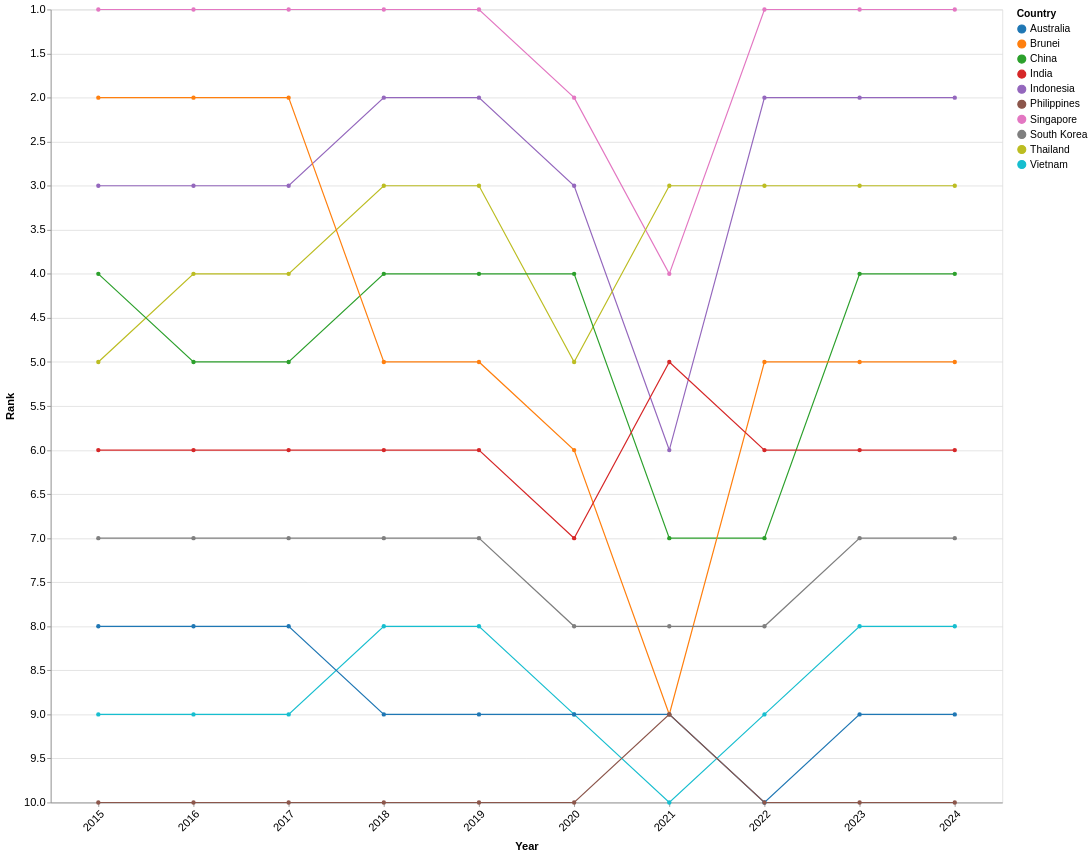

The Vega-Lite source for this figure:
### Vega-Lite specification from a JSON file in a GitHub repository (floating-point values rounded to 4 significant figures)
{"$schema": "https://vega.github.io/schema/vega-lite/v5.json", "width": 1200, "height": 1000, "data": {"values": [{"Country": "Singapore", "year": 2024, "Visitors": 4276007, "rank": 1}, {"Country": "Singapore", "year": 2023, "Visitors": 8308230, "rank": 1}, {"Country": "Singapore", "year": 2022, "Visitors": 5222991, "rank": 1}, {"Country": "Singapore", "year": 2021, "Visitors": 16308, "rank": 4}, {"Country": "Singapore", "year": 2020, "Visitors": 1545255, "rank": 2}, {"Country": "Singapore", "year": 2019, "Visitors": 10163882, "rank": 1}, {"Country": "Singapore", "year": 2018, "Visitors": 10615986, "rank": 1}, {"Country": "Singapore", "year": 2017, "Visitors": 12441713, "rank": 1}, {"Country": "Singapore", "year": 2016, "Visitors": 13272961, "rank": 1}, {"Country": "Singapore", "year": 2015, "Visitors": 12930754, "rank": 1}, {"Country": "Indonesia", "year": 2024, "Visitors": 1786630, "rank": 2}, {"Country": "Indonesia", "year": 2023, "Visitors": 3108165, "rank": 2}, {"Country": "Indonesia", "year": 2022, "Visitors": 1481739, "rank": 2}, {"Country": "Indonesia", "year": 2021, "Visitors": 11025, "rank": 6}, {"Country": "Indonesia", "year": 2020, "Visitors": 711723, "rank": 3}, {"Country": "Indonesia", "year": 2019, "Visitors": 3623277, "rank": 2}, {"Country": "Indonesia", "year": 2018, "Visitors": 3277689, "rank": 2}, {"Country": "Indonesia", "year": 2017, "Visitors": 2796570, "rank": 3}, {"Country": "Indonesia", "year": 2016, "Visitors": 3049964, "rank": 3}, {"Country": "Indonesia", "year": 2015, "Visitors": 2788033, "rank": 3}, {"Country": "Thailand", "year": 2024, "Visitors": 813783, "rank": 3}, {"Country": "Thailand", "year": 2023, "Visitors": 1551282, "rank": 3}, {"Country": "Thailand", "year": 2022, "Visitors": 715528, "rank": 3}, {"Country": "Thailand", "year": 2021, "Visitors": 59607, "rank": 3}, {"Country": "Thailand", "year": 2020, "Visitors": 394413, "rank": 5}, {"Country": "Thailand", "year": 2019, "Visitors": 1884306, "rank": 3}, {"Country": "Thailand", "year": 2018, "Visitors": 1914692, "rank": 3}, {"Country": "Thailand", "year": 2017, "Visitors": 1836522, "rank": 4}, {"Country": "Thailand", "year": 2016, "Visitors": 1780800, "rank": 4}, {"Country": "Thailand", "year": 2015, "Visitors": 1343569, "rank": 5}, {"Country": "China", "year": 2024, "Visitors": 1449711, "rank": 4}, {"Country": "China", "year": 2023, "Visitors": 1474114, "rank": 4}, {"Country": "China", "year": 2022, "Visitors": 211363, "rank": 7}, {"Country": "China", "year": 2021, "Visitors": 7701, "rank": 7}, {"Country": "China", "year": 2020, "Visitors": 405149, "rank": 4}, {"Country": "China", "year": 2019, "Visitors": 3114257, "rank": 4}, {"Country": "China", "year": 2018, "Visitors": 2944133, "rank": 4}, {"Country": "China", "year": 2017, "Visitors": 2281666, "rank": 5}, {"Country": "China", "year": 2016, "Visitors": 2124942, "rank": 5}, {"Country": "China", "year": 2015, "Visitors": 1677163, "rank": 4}, {"Country": "Brunei", "year": 2024, "Visitors": 565999, "rank": 5}, {"Country": "Brunei", "year": 2023, "Visitors": 811833, "rank": 5}, {"Country": "Brunei", "year": 2022, "Visitors": 301757, "rank": 5}, {"Country": "Brunei", "year": 2021, "Visitors": 773, "rank": 9}, {"Country": "Brunei", "year": 2020, "Visitors": 136020, "rank": 6}, {"Country": "Brunei", "year": 2019, "Visitors": 1216123, "rank": 5}, {"Country": "Brunei", "year": 2018, "Visitors": 1382031, "rank": 5}, {"Country": "Brunei", "year": 2017, "Visitors": 1660506, "rank": 2}, {"Country": "Brunei", "year": 2016, "Visitors": 1391016, "rank": 2}, {"Country": "Brunei", "year": 2015, "Visitors": 1133555, "rank": 2}, {"Country": "India", "year": 2024, "Visitors": 537493, "rank": 6}, {"Country": "India", "year": 2023, "Visitors": 671846, "rank": 6}, {"Country": "India", "year": 2022, "Visitors": 324548, "rank": 6}, {"Country": "India", "year": 2021, "Visitors": 3916, "rank": 5}, {"Country": "India", "year": 2020, "Visitors": 155883, "rank": 7}, {"Country": "India", "year": 2019, "Visitors": 735309, "rank": 6}, {"Country": "India", "year": 2018, "Visitors": 600311, "rank": 6}, {"Country": "India", "year": 2017, "Visitors": 552739, "rank": 6}, {"Country": "India", "year": 2016, "Visitors": 638578, "rank": 6}, {"Country": "India", "year": 2015, "Visitors": 722141, "rank": 6}, {"Country": "South Korea", "year": 2024, "Visitors": 232711, "rank": 7}, {"Country": "South Korea", "year": 2023, "Visitors": 400853, "rank": 7}, {"Country": "South Korea", "year": 2022, "Visitors": 146384, "rank": 8}, {"Country": "South Korea", "year": 2021, "Visitors": 3028, "rank": 8}, {"Country": "South Korea", "year": 2020, "Visitors": 119750, "rank": 8}, {"Country": "South Korea", "year": 2019, "Visitors": 673065, "rank": 7}, {"Country": "South Korea", "year": 2018, "Visitors": 616783, "rank": 7}, {"Country": "South Korea", "year": 2017, "Visitors": 484528, "rank": 7}, {"Country": "South Korea", "year": 2016, "Visitors": 444439, "rank": 7}, {"Country": "South Korea", "year": 2015, "Visitors": 421161, "rank": 7}, {"Country": "Vietnam", "year": 2024, "Visitors": 137344, "rank": 8}, {"Country": "Vietnam", "year": 2023, "Visitors": 286083, "rank": 8}, {"Country": "Vietnam", "year": 2022, "Visitors": 123931, "rank": 9}, {"Country": "Vietnam", "year": 2021, "Visitors": 14136, "rank": 10}, {"Country": "Vietnam", "year": 2020, "Visitors": 71622, "rank": 9}, {"Country": "Vietnam", "year": 2019, "Visitors": 892716, "rank": 8}, {"Country": "Vietnam", "year": 2018, "Visitors": 786327, "rank": 8}, {"Country": "Vietnam", "year": 2017, "Visitors": 638135, "rank": 9}, {"Country": "Vietnam", "year": 2016, "Visitors": 703737, "rank": 9}, {"Country": "Vietnam", "year": 2015, "Visitors": 646891, "rank": 9}, {"Country": "Australia", "year": 2024, "Visitors": 159318, "rank": 9}, {"Country": "Australia", "year": 2023, "Visitors": 276477, "rank": 9}, {"Country": "Australia", "year": 2022, "Visitors": 118598, "rank": 10}, {"Country": "Australia", "year": 2021, "Visitors": 33451, "rank": 9}, {"Country": "Australia", "year": 2020, "Visitors": 195146, "rank": 9}, {"Country": "Australia", "year": 2019, "Visitors": 1282782, "rank": 9}, {"Country": "Australia", "year": 2018, "Visitors": 1034871, "rank": 9}, {"Country": "Australia", "year": 2017, "Visitors": 899202, "rank": 8}, {"Country": "Australia", "year": 2016, "Visitors": 737115, "rank": 8}, {"Country": "Australia", "year": 2015, "Visitors": 714047, "rank": 8}, {"Country": "Philippines", "year": 2024, "Visitors": 60100, "rank": 10}, {"Country": "Philippines", "year": 2023, "Visitors": 137781, "rank": 10}, {"Country": "Philippines", "year": 2022, "Visitors": 86462, "rank": 10}, {"Country": "Philippines", "year": 2021, "Visitors": 10229, "rank": 9}, {"Country": "Philippines", "year": 2020, "Visitors": 53889, "rank": 10}, {"Country": "Philippines", "year": 2019, "Visitors": 1114257, "rank": 10}, {"Country": "Philippines", "year": 2018, "Visitors": 1167375, "rank": 10}, {"Country": "Philippines", "year": 2017, "Visitors": 1066461, "rank": 10}, {"Country": "Philippines", "year": 2016, "Visitors": 1029488, "rank": 10}, {"Country": "Philippines", "year": 2015, "Visitors": 957408, "rank": 10}]}, "mark": {"type": "line", "point": true, "strokeWidth": 1.5}, "encoding": {"x": {"field": "year", "type": "ordinal", "title": "Year", "axis": {"labelOverlap": "parity", "labelAngle": -45}}, "y": {"field": "rank", "type": "quantitative", "title": "Rank", "scale": {"domain": [10, 1], "nice": true}, "axis": {"reverse": true}}, "color": {"field": "Country", "type": "nominal", "scale": {"scheme": "category10"}}, "tooltip": [{"field": "Country", "type": "nominal", "title": "Country"}, {"field": "year", "type": "ordinal", "title": "Year"}, {"field": "rank", "type": "quantitative", "title": "Rank"}, {"field": "Visitors", "type": "quantitative", "title": "Visitors", "format": ","}]}, "config": {"axis": {"labelFontSize": 14, "titleFontSize": 14, "titlePadding": 10}, "legend": {"labelFontSize": 13, "titleFontSize": 13, "labelPadding": 10}, "tooltip": {"labelFontSize": 15, "titleFontSize": 15}}}
